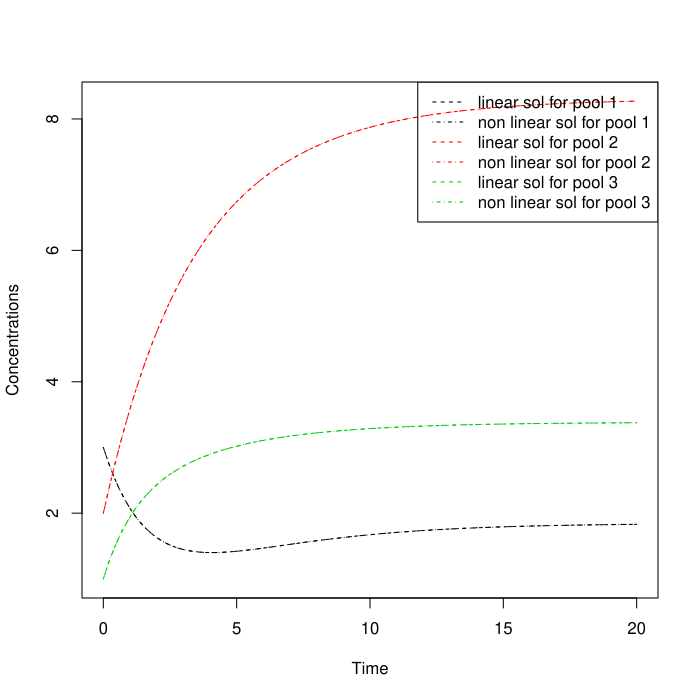

Write R code to recreate this figure.
#
# vim:set ff=unix expandtab ts=2 sw=2:
# This test usese the non linear model approach for a linear problem to show that the results are consistent
test.ThreepSerial_linear_vs_nonlinear=function(){
  require(RUnit)
  t_start=0
  t_end=20
  tn=100
  tol=.02/tn
  print(tol)
  timestep=(t_end-t_start)/tn
  t=seq(t_start,t_end,timestep)
  k1=1/2
  k2=1/3
  k3=1
  a12=1/9
  a23=1/6
  a21=1/9
  a32=1/6
  A=new("DecompositionOperator",t_start,Inf,function(t){matrix(
    byrow=T,                                                           
    nrow=3,
    ncol=3,
    c(
      -k1,   a12,    0,  
      a21,   -k2,  a23,  
       0,    a32,  -k3
    )
  )})
  
  alpha=list()
  alpha[["2_to_1"]]=function(C,t){
    a12/k2
  }
  alpha[["3_to_2"]]=function(C,t){
    a23/k3
  }
  alpha[["1_to_2"]]=function(C,t){
    a21/k1
  }
  alpha[["2_to_3"]]=function(C,t){
    a32/k2
  }
  nr=3
  N=matrix( 
     nrow=nr,
     ncol=nr,
     c(
        k1,    0,     0,  
        0  ,  k2,     0,  
        0,     0,    k3 
     )
  )
  f=function(C,t){
    # in this case the application of f can be expressed by a matrix multiplication
    # f(C,t)=N C
    # furthermorde the matrix N is actually completely linear and even constant
    # so we can write f(C,t)  as a Matrix product
    # note however that we could anything we like with the components
    # of C here. 
    # The only thing to take care of is that we release a vector of the same
    # size as C
    return(N%*%C)
  }
  Anl=new("TransportDecompositionOperator",t_start,Inf,nr,alpha,f)
 
  
  c01=3
  c02=2
  c03=1
  iv=c(c01,c02,c03)
  inputrates=new("TimeMap",t_start,t_end,function(t){return(matrix(
    nrow=nr,
    ncol=1,
    c(
       0,  2,  2
    )
  ))})
  #################################################################################
  # we check if we can reproduce the linear decomposition operator from the
  # nonlinear one
  Tr=getTransferMatrix(Anl) #this is a function of C and t
  T_00=Tr(matrix(nrow=nr,iv),0)
  af=getFunctionDefinition(A)
  af_0=af(0)
  #pp("T_00",environment())
  #pp("af_0",environment())
  #pe(quote(T_00%*%N),environment())
  checkEquals(af_0,T_00%*%N)
  
          
  #################################################################################
  # build the two models (linear and nonlinear)
  mod=GeneralModel( t, A,iv, inputrates, deSolve.lsoda.wrapper) 
  modnl=GeneralNlModel( t, Anl, iv, inputrates, deSolve.lsoda.wrapper)
  # compare the Cstock
  Y=getC(mod) 
  Ynonlin=getC(modnl) 
  #R=getReleaseFlux(mod) 
  #Rnonlin=getReleaseFlux(modnl) 
#begin plots 
  lt1=2
  lt2=4
  m=matrix(c(1,1),1,1,byrow=TRUE)
  ex=expression(
    layout(m),
    plot(t,Y[,1],type="l",lty=lt1,col=1,ylab="Concentrations",xlab="Time",ylim=c(min(Y),max(Y))),
    lines(t,Ynonlin[,1],type="l",lty=lt2,col=1),
    lines(t,Y[,2],type="l",lty=lt1,col=2),
    lines(t,Ynonlin[,2],type="l",lty=lt2,col=2),
    lines(t,Y[,3],type="l",lty=lt1,col=3),
    lines(t,Ynonlin[,3],type="l",lty=lt2,col=3),
    legend(
    "topright",
      c(
      "linear sol for pool 1",
      "non linear sol for pool 1",
      "linear sol for pool 2",
      "non linear sol for pool 2",
      "linear sol for pool 3",
      "non linear sol for pool 3"
      ),
      lty=c(lt1,lt2),
      col=c(1,1,2,2,3,3)
    )
  )
  plotAndCheck("runit.ThreepSerialFeedback_linear_vs_nonlinear.pdf",ex,environment())
  #plot(t,R[,1],type="l",lty=lt1,col=1,ylab="Respirationfluxes",xlab="Time",ylim=c(min(R),max(R)))
  #lines(t,Rnonlin[,1],type="l",lty=lt2,col=1)
  #lines(t,R[,2],type="l",lty=lt1,col=2)
  #lines(t,Rnonlin[,2],type="l",lty=lt2,col=2)
  #lines(t,R[,3],type="l",lty=lt1,col=3)
  #lines(t,Rnonlin[,3],type="l",lty=lt2,col=3)
  #legend(
  #"topright",
  #  c(
  #  "linear sol for pool 1",
  #  "non linear sol for pool 1",
  #  "linear sol for pool 2",
  #  "non linear sol for pool 2",
  #  "linear sol for pool 3",
  #  "non linear sol for pool 3"
  #  ),
  #  lty=c(lt1,lt2),
  #  col=c(1,1,2,2,3,3)
  #)
# end plots 
# begin checks 
  checkEquals(
   Y,
   Ynonlin,
   "test non linear solution for C-Content computed by the ode mehtod against analytical",
   tolerance = tol,
  )
  #checkEquals(
  # R,
  # Rnonlin,
  # "test non linear solution for Respiration computed by the ode mehtod against analytical",
  # tolerance = tol,
  #)

 }
